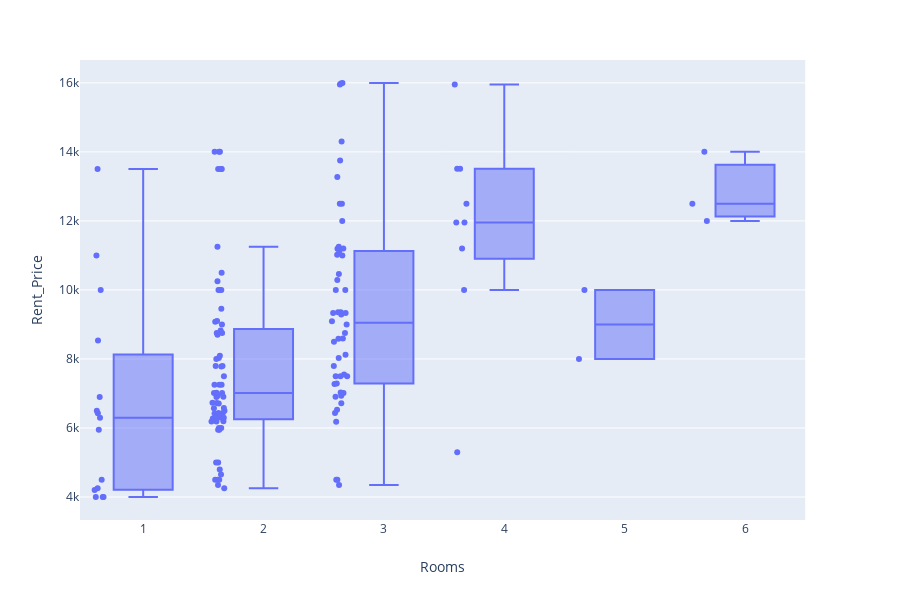

Notebook cell for this chart:
### Code cell
fig = px.box(mh_rent, x="Rooms", y = "Rent_Price",points="all")
fig.show()

### Figure 1 — Plotly figure (JSON) as saved in the notebook; plotly's stock layout.template omitted (floating-point values rounded to 4 significant figures; data arrays with more than 128 entries replaced by an {"elided": "..."} marker saying what was removed)
{"data": [{"alignmentgroup": "True", "boxpoints": "all", "hoverlabel": {"namelength": 0}, "hovertemplate": "Rooms=%{x}<br>Rent_Price=%{y}", "legendgroup": "", "marker": {"color": "#636efa"}, "name": "", "notched": false, "offsetgroup": "", "orientation": "v", "showlegend": false, "type": "box", "x": {"elided": "144 int values"}, "x0": " ", "xaxis": "x", "y": {"elided": "144 int values"}, "y0": " ", "yaxis": "y"}], "layout": {"boxmode": "group", "height": 600, "legend": {"tracegroupgap": 0}, "margin": {"t": 60}, "xaxis": {"anchor": "y", "domain": [0, 0.98], "title": {"text": "Rooms"}}, "yaxis": {"anchor": "x", "domain": [0, 1], "title": {"text": "Rent_Price"}}}}
